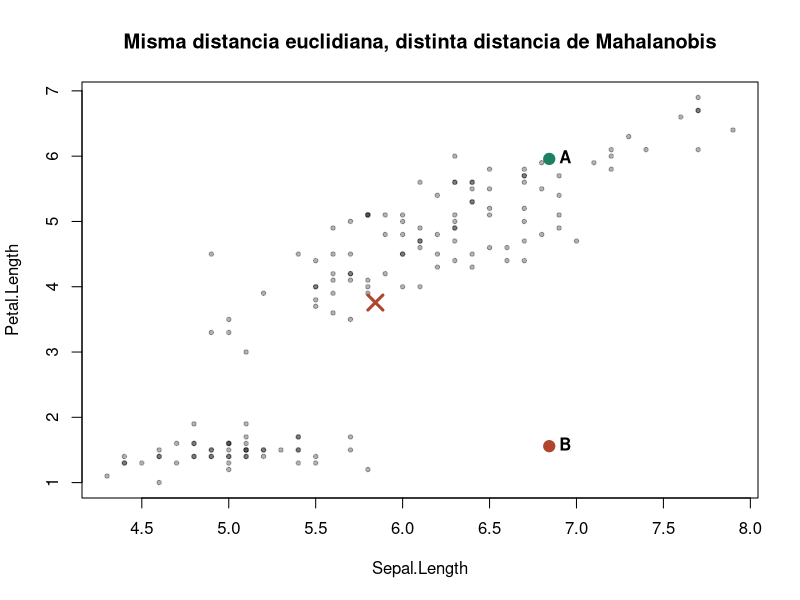
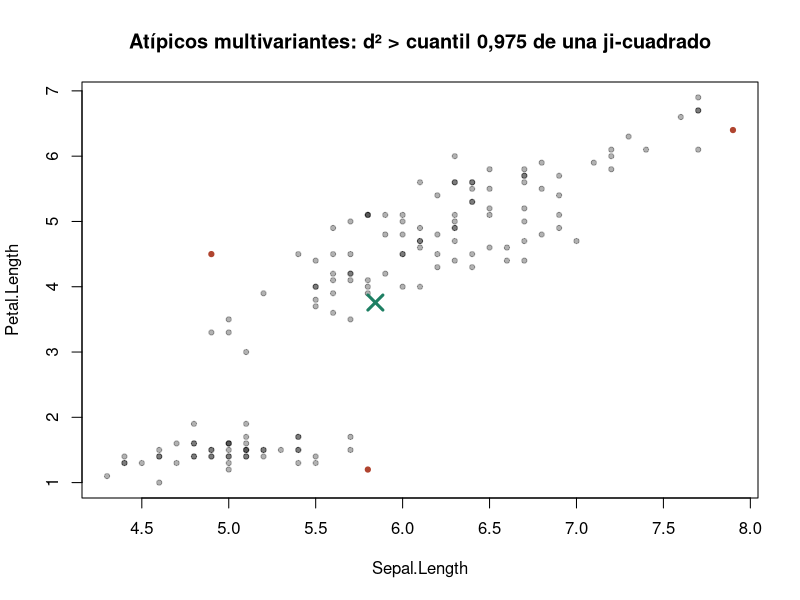

Reproduce these figures in R, in order.
## ---- chunk 1
knitr::opts_chunk$set(echo = TRUE, comment = "#>", fig.width = 7, fig.height = 5)
## ---- chunk 2
X <- as.matrix(iris[, 1:4])
n <- nrow(X)

a <- X[, "Sepal.Length"]; b <- X[, "Petal.Length"]
c(a_mano  = sum((a - mean(a)) * (b - mean(b))) / (n - 1),
  con_cov = cov(a, b))
## ---- chunk 3
Xc <- scale(X, center = TRUE, scale = FALSE)   # centrar, NO escalar
S_matricial <- t(Xc) %*% Xc / (n - 1)

round(S_matricial, 4)
all.equal(S_matricial, cov(X), check.attributes = FALSE)
## ---- chunk 4
S <- cov(X)
c(diagonal_son_varianzas = all.equal(diag(S), apply(X, 2, var), check.attributes = FALSE) == TRUE,
  es_simetrica           = isSymmetric(S),
  semidefinida_positiva  = all(eigen(S)$values >= -1e-10))
## ---- chunk 5
a <- c(1, -1, 2, 0)                 # una combinación lineal cualquiera
combinacion <- as.vector(X %*% a)

c(varianza_directa   = var(combinacion),
  con_la_formula_aSa = as.numeric(t(a) %*% S %*% a))
## ---- chunk 6
X2 <- X
X2[, "Sepal.Length"] <- X2[, "Sepal.Length"] * 10   # de cm a mm

rbind(en_cm = c(cov(X[, 1],  X[, 3]),  cor(X[, 1],  X[, 3])),
      en_mm = c(cov(X2[, 1], X2[, 3]), cor(X2[, 1], X2[, 3])))
## ---- chunk 7
D_menos_media <- diag(1 / sqrt(diag(S)))
R_desde_S <- D_menos_media %*% S %*% D_menos_media
dimnames(R_desde_S) <- dimnames(S)

round(R_desde_S, 4)
all.equal(R_desde_S, cor(X), check.attributes = FALSE)
## ---- chunk 8
Z <- scale(X)                    # ahora sí: centrar Y escalar
all.equal(cov(Z), cor(X), check.attributes = FALSE)
## ---- chunk 9
c(varianza_total       = sum(diag(S)),      # traza
  varianza_generalizada = det(S))           # determinante
## ---- chunk 10
Y <- cbind(X[, 1:3], redundante = X[, 1] * 2 + 3)   # columna que es combinación lineal
S_Y <- cov(Y)

c(varianza_total = sum(diag(S_Y)), determinante = det(S_Y))
## ---- chunk 11
Y2  <- X[, c(1, 3)]
cen <- colMeans(Y2); S2 <- cov(Y2)

plot(Y2, pch = 19, cex = 0.6, col = rgb(0, 0, 0, 0.3),
     xlab = "Sepal.Length", ylab = "Petal.Length",
     main = "Misma distancia euclidiana, distinta distancia de Mahalanobis")
points(cen[1], cen[2], pch = 4, cex = 2, lwd = 3, col = "#B0442F")

A <- cen + c(1.0,  2.2)
B <- cen + c(1.0, -2.2)
points(rbind(A, B), pch = 19, cex = 1.5, col = c("#1E7F63", "#B0442F"))
text(rbind(A, B), c("A", "B"), pos = 4, font = 2)

round(rbind(
  euclidiana  = c(A = sqrt(sum((A - cen)^2)),          B = sqrt(sum((B - cen)^2))),
  mahalanobis = c(A = sqrt(mahalanobis(t(A), cen, S2)), B = sqrt(mahalanobis(t(B), cen, S2)))
), 3)
## ---- chunk 12
d2 <- mahalanobis(Y2, cen, S2)
col <- ifelse(d2 > qchisq(0.975, df = 2), "#B0442F", rgb(0, 0, 0, 0.3))

plot(Y2, pch = 19, cex = 0.7, col = col,
     xlab = "Sepal.Length", ylab = "Petal.Length",
     main = "Atípicos multivariantes: d² > cuantil 0,975 de una ji-cuadrado")
points(cen[1], cen[2], pch = 4, cex = 2, lwd = 3, col = "#1E7F63")
